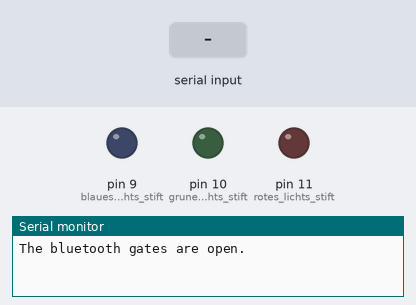
Bench run of a sketch on a simulated Arduino Uno, built with avr-gcc and run on an emulated ATmega328P. Parts: output pins drawn as LEDs (lit = HIGH), the last lines printed to the serial monitor. The inputs (shaded band) are chosen by the test bench.

Above: at 1.2 s.
1.3 s: "90,45,200\n" received over the second serial link
At 2.5 s:
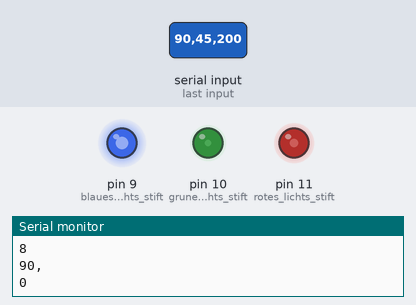
2.8 s: "30,150,10\n" received over the second serial link
At 3.8 s:
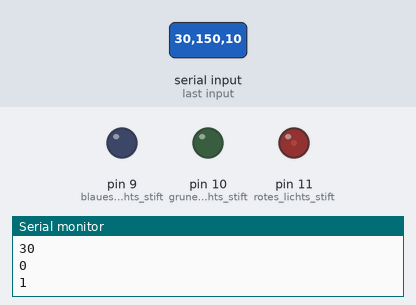
4.3 s: "30,150\n" received over the second serial link
At 4.9 s:
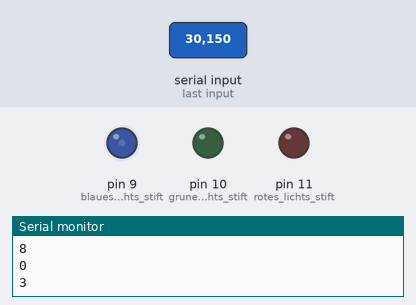
5.8 s: "30,150,10\n" received over the second serial link
At 6.1 s:
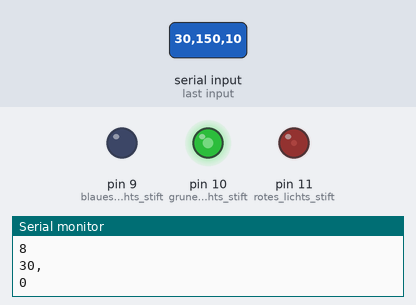
7.3 s: "1,90,45\n" received over the second serial link
At 8.4 s:
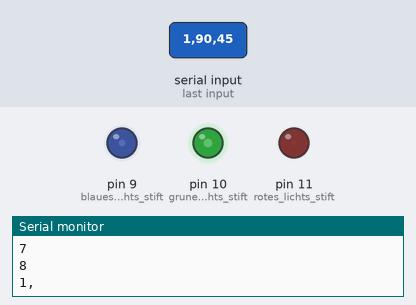
Timing chart, 0 to 9.8 s (numbered marks = the images above; inputs shaded):
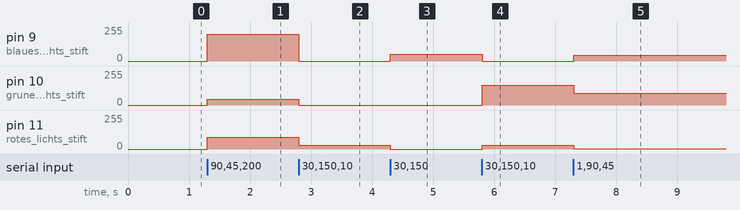

Measured:
- after the input at 1.3 s, pin 9 (blaues_lichts_stift): 0/255 → 200/255 at once; pin 10 (grunes_lichts_stift): 0/255 → 45/255 at once; pin 11 (rotes_lichts_stift): 0/255 → 90/255 at once
- after the input at 2.8 s, pin 9 (blaues_lichts_stift): 200/255 → 0/255 at once; pin 10 (grunes_lichts_stift): 45/255 → 0/255 at once; pin 11 (rotes_lichts_stift): 90/255 → 30/255 at once
- after the input at 4.3 s, pin 9 (blaues_lichts_stift): 0/255 → 50/255 at once; pin 11 (rotes_lichts_stift): 30/255 → 0/255 at once
- after the input at 5.8 s, pin 9 (blaues_lichts_stift): 50/255 → 0/255 at once; pin 10 (grunes_lichts_stift): 0/255 → 150/255 at once; pin 11 (rotes_lichts_stift): 0/255 → 30/255 at once
- after the input at 7.3 s, pin 9 (blaues_lichts_stift): 0/255 → 45/255 at once; pin 10 (grunes_lichts_stift): 150/255 → 90/255 at once; pin 11 (rotes_lichts_stift): 30/255 → 1/255 at once

The sketch:

bluetooth_rgb.ino
```cpp
//Learned Bluetooth connection process from https://exploreembedded.com/wiki/Setting_up_Bluetooth_HC-05_with_Arduino

#include <SoftwareSerial.h>
SoftwareSerial EEBlue(8, 12); //RX | TX

int rotes_lichts_stift = 11;
int grunes_lichts_stift = 10;
int blaues_lichts_stift = 9;

int index = 0;
char color_sequence[9];

void setup() {
	pinMode(rotes_lichts_stift, OUTPUT);
	pinMode(blaues_lichts_stift, OUTPUT);
	pinMode(grunes_lichts_stift, OUTPUT);

	Serial.begin(9600);
	EEBlue.begin(9600);
	Serial.println("The bluetooth gates are open.");
}

void loop() {
	//Wenn es Daten von bluetooth gibt
	if (EEBlue.available()) {
		Serial.println(index % 9);
		color_sequence[index++ % 9] = EEBlue.read();
		if (index % 9 == 0) {

			String rot_sequence_string = "";
			for (int i = 0; i < 3; i++)
				rot_sequence_string += color_sequence[i];

			String grun_sequence_string = "";
			for (int i = 3; i < 6; i++)
				grun_sequence_string += color_sequence[i];

			String blau_sequence_string = "";
			for (int i = 6; i < 9; i++)
				blau_sequence_string += color_sequence[i];

			int rot_sequence = rot_sequence_string.toInt();
			int grun_sequence = grun_sequence_string.toInt();
			int blau_sequence = blau_sequence_string.toInt();

			rgb_color(rot_sequence, grun_sequence, blau_sequence);
//			for (int i = 0; i < 9; i++) {
//				Serial.print(color_sequence[i]);
//			}

			Serial.println(rot_sequence_string);
		}
	}

	//Wenn es Daten von den Terminal gibt
	if (Serial.available()) {
		EEBlue.write(Serial.read());
	}

//	rgb_color(255, 0, 0);
//	delay(1000);
//	rgb_color(0, 255, 0);
//	delay(1000);
//	rgb_color(0, 0, 255);
//	delay(1000);
}

void rgb_color(int rot, int grun, int blau) {
	analogWrite(rotes_lichts_stift, rot);
	analogWrite(grunes_lichts_stift, grun);
	analogWrite(blaues_lichts_stift, blau);
//	Serial.print("Red: ");
//	Serial.print(rot);
//	Serial.print(", Green: ");
//	Serial.print(grun);
//	Serial.print(", Blau: ");
//	Serial.println(blau);
}
```
